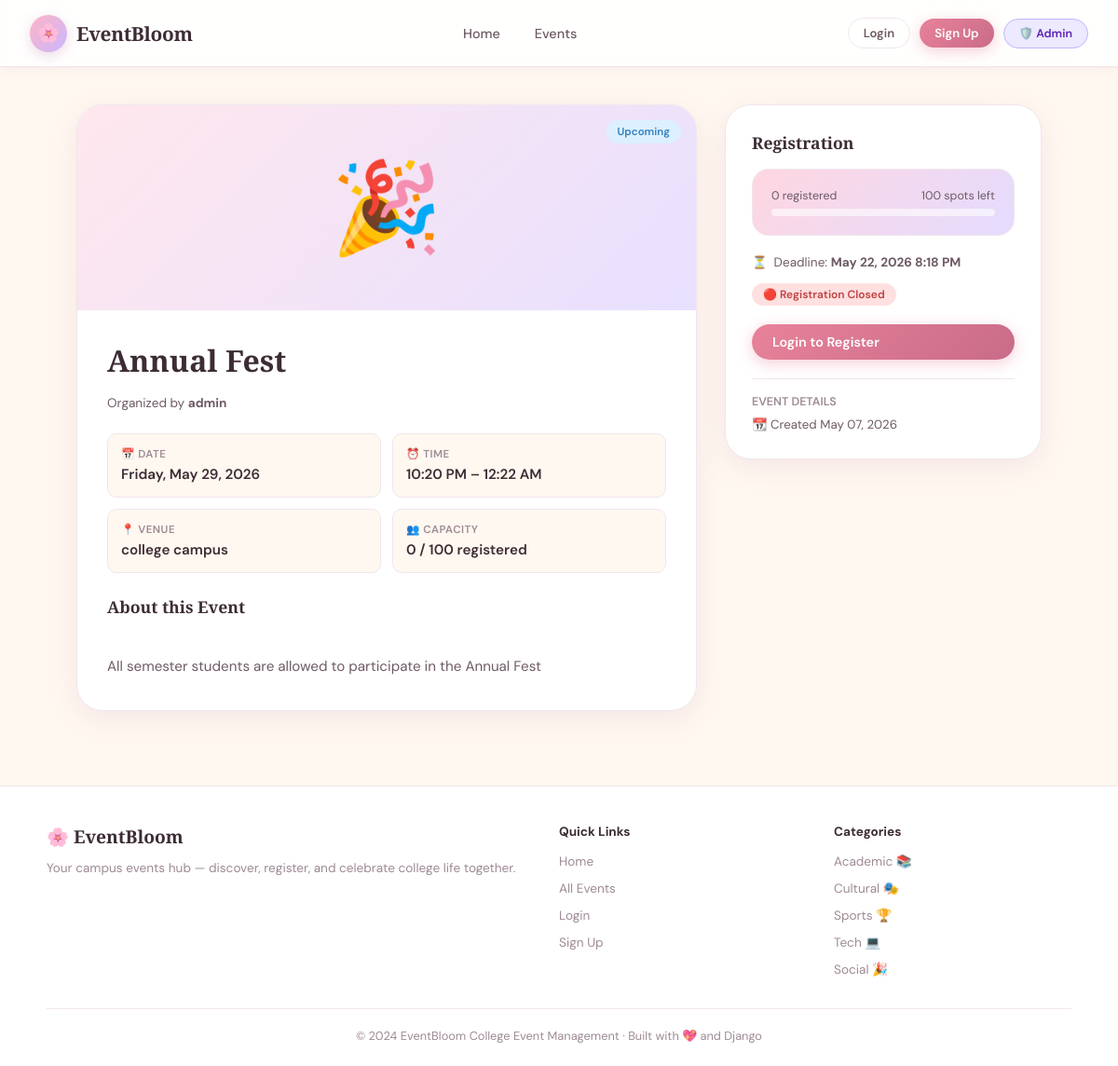
The app's page /events/2/ with its own data.
### events/models.py (models this page shows, shortened)
class Event(models.Model):
    STATUS_CHOICES = [
        ('upcoming', 'Upcoming'),
        ('ongoing', 'Ongoing'),
        ('completed', 'Completed'),
        ('cancelled', 'Cancelled'),
    ]
    title = models.CharField(max_length=200)
    description = models.TextField()
    category = models.ForeignKey(Category, on_delete=models.SET_NULL, null=True, blank=True)
    organizer = models.ForeignKey(User, on_delete=models.CASCADE, related_name='organized_events')
    venue = models.CharField(max_length=200)
    date = models.DateField()
    start_time = models.TimeField()
    end_time = models.TimeField()
    max_participants = models.PositiveIntegerField(default=100)
    registration_deadline = models.DateTimeField()
    status = models.CharField(max_length=20, choices=STATUS_CHOICES, default='upcoming')
    image_url = models.CharField(max_length=500, blank=True, default='')
    created_at = models.DateTimeField(auto_now_add=True)
    updated_at = models.DateTimeField(auto_now=True)
    is_featured = models.BooleanField(default=False)
    @property
    def registered_count(self):
        return self.registrations.filter(status='confirmed').count()
    @property
    def spots_left(self):
        return self.max_participants - self.registered_count
    @property
    def is_registration_open(self):
        return timezone.now() < self.registration_deadline and self.spots_left > 0
    class Meta:
        ordering = ['date', 'start_time']

### events/views.py (the view)
# urls.py: path('events/<int:pk>/', views.event_detail, name='event_detail'),
def event_detail(request, pk):
    event = get_object_or_404(Event, pk=pk)
    user_registration = None
    if request.user.is_authenticated:
        user_registration = Registration.objects.filter(event=event, user=request.user).first()
    announcements = event.announcements.all()
    related_events = Event.objects.filter(category=event.category).exclude(pk=pk)[:3]
    context = {'event': event, 'user_registration': user_registration, 'announcements': announcements, 'related_events': related_events}
    return render(request, 'events/event_detail.html', context)

### templates/events/event_detail.html (shortened to what this page needs)
{% extends 'events/base.html' %}
{% block content %}
<div class="detail-layout">
  <div>
    <div class="detail-card">
      <div class="detail-hero" style="background: linear-gradient(135deg,
        {% if event.category %}{{ event.category.color }}{% else %}#FFB3C6{% endif %}50,
        {% if event.category %}{{ event.category.color }}{% else %}#C9B8FF{% endif %}70);">
        <span>{% if event.category %}{{ event.category.icon }}{% else %}🎉{% endif %}</span>
        <span class="card-status status-{{ event.status }}" style="position:absolute; top:16px; right:16px;">
          {{ event.get_status_display }}
        </span>
      </div>
      <div class="detail-body">
        <h1 class="detail-title">{{ event.title }}</h1>
        <p style="color:var(--text-mid); font-size:0.85rem;">
          Organized by <strong>{{ event.organizer.get_full_name|default:event.organizer.username }}</strong>
        </p>
        <div class="detail-meta-grid">
          <div class="meta-box">
            <div class="meta-box-label">📅 Date</div>
            <div class="meta-box-value">{{ event.date|date:"l, M d, Y" }}</div>
          </div>
          <div class="meta-box">
            <div class="meta-box-label">⏰ Time</div>
            <div class="meta-box-value">{{ event.start_time|time:"g:i A" }} – {{ event.end_time|time:"g:i A" }}</div>
          </div>
          <div class="meta-box">
            <div class="meta-box-label">📍 Venue</div>
            <div class="meta-box-value">{{ event.venue }}</div>
          </div>
          <div class="meta-box">
            <div class="meta-box-label">👥 Capacity</div>
            <div class="meta-box-value">{{ event.registered_count }} / {{ event.max_participants }} registered</div>
          </div>
        </div>
        <h3 style="font-size:1.1rem; margin-bottom:12px;">About this Event</h3>
        <div style="color:var(--text-mid); line-height:1.8; font-size:0.95rem; white-space:pre-line;">
          {{ event.description }}
        </div>
      </div>
    </div>
  </div>
  <div>
    <div class="sidebar-card">
      <h3 style="font-size:1.1rem; margin-bottom:16px;">Registration</h3>
      <div class="registration-box">
        <div class="progress-label">
          <span>{{ event.registered_count }} registered</span>
          <span>{{ event.spots_left }} spots left</span>
        </div>
        <div class="progress-bar">
        </div>
      </div>
      <div style="margin-bottom:20px;">
        <div class="meta-item" style="margin-bottom:8px;">
          <span>⏳</span>
          <span style="font-size:0.85rem; color:var(--text-mid);">
            Deadline: <strong>{{ event.registration_deadline|date:"M d, Y g:i A" }}</strong>
          </span>
        </div>
        {% if event.is_registration_open %}
        <div class="chip chip-mint" style="margin-top:6px;">
          🟢 Registration Open · <span data-deadline="{{ event.registration_deadline|date:'c' }}"></span>
        </div>
        {% else %}
        <div class="chip" style="background:#FFE0E0; color:#C04040; margin-top:6px;">🔴 Registration Closed</div>
        {% endif %}
      </div>
      {% if user.is_authenticated %}
        {% if user_registration %}
          {% if user_registration.status == 'confirmed' %}
          <div class="alert alert-success" style="margin-bottom:16px;">✅ You're registered!</div>
          <form action="{% url 'cancel_registration' user_registration.pk %}" method="post">
            {% csrf_token %}
            <button class="btn btn-danger" style="width:100%;" onclick="return confirm('Cancel your registration?')">
              Cancel Registration
            </button>
          </form>
          {% elif user_registration.status == 'cancelled' %}
          <div class="alert alert-warning">You cancelled this registration.</div>
          {% endif %}
        {% elif event.is_registration_open %}
        <form action="{% url 'register_event' event.pk %}" method="post">
          {% csrf_token %}
          <button class="btn btn-primary" style="width:100%;">🎟️ Register Now</button>
        </form>
        {% else %}
        <button class="btn btn-outline" style="width:100%;" disabled>Registration Closed</button>
        {% endif %}
        {% if user == event.organizer %}
        <div style="margin-top:16px; padding-top:16px; border-top:1px solid var(--border);">
          <p style="font-size:0.78rem; color:var(--text-soft); margin-bottom:10px; font-weight:600;">ORGANIZER ACTIONS</p>
          <a href="{% url 'edit_event' event.pk %}" class="btn btn-secondary" style="width:100%; margin-bottom:8px;">✏️ Edit Event</a>
          <a href="{% url 'delete_event' event.pk %}" class="btn btn-danger" style="width:100%;">🗑️ Delete Event</a>
        </div>
        {% endif %}
      {% else %}
      <a href="{% url 'login' %}?next={{ request.path }}" class="btn btn-primary" style="width:100%;">Login to Register</a>
      {% endif %}
      <div style="margin-top:20px; padding-top:16px; border-top:1px solid var(--border);">
        <p style="font-size:0.78rem; color:var(--text-soft); margin-bottom:8px; font-weight:600;">EVENT DETAILS</p>
        <div style="font-size:0.83rem; color:var(--text-mid); display:flex; flex-direction:column; gap:6px;">
          <div>📆 Created {{ event.created_at|date:"M d, Y" }}</div>
        </div>
      </div>
    </div>
  </div>
</div>
{% endblock %}

### static/css/style.css (style rules this page uses)
:root { --pink: #FFB3C6; --pink-light: #FFD6E0; --pink-deep: #E8829A; --lavender: #C9B8FF; --lavender-light: #E4DCFF; --mint: #B5EAD7; --mint-light: #D4F4E8; --peach: #FFDAB9; --peach-light:#FFF0E1; --sky: #B3D9FF; --sky-light: #DCF0FF; --yellow: #FFF3B0; --yellow-deep:#F0D060; --lilac: #E8D5F5; --cream: #FFF8F0; --white: #FFFFFF; --text-dark: #3D2C35; --text-mid: #6E5A65; --text-soft: #9E8A95; --border: #F0E6ED; --shadow-sm: 0 2px 12px rgba(200,150,180,0.12); --shadow-md: 0 8px 32px rgba(200,150,180,0.18); --shadow-lg: 0 20px 60px rgba(200,150,180,0.22); --radius-sm: 10px; --radius-md: 18px; --radius-lg: 28px; --radius-xl: 40px; }
*, *::before, *::after { box-sizing: border-box; margin: 0; padding: 0; }
html { scroll-behavior: smooth; }
body { font-family: 'DM Sans', sans-serif; background: var(--cream); color: var(--text-dark); min-height: 100vh; overflow-x: hidden; }
h1, h2, h3, h4 { font-family: 'Playfair Display', serif; }
.btn { display: inline-flex; align-items: center; gap: 8px; padding: 10px 22px; border-radius: var(--radius-xl); font-family: 'DM Sans', sans-serif; font-size: 0.9rem; font-weight: 600; cursor: pointer; border: none; text-decoration: none; transition: all 0.25s cubic-bezier(0.34,1.56,0.64,1); white-space: nowrap; }
.btn-primary { background: linear-gradient(135deg, var(--pink-deep), #C96B88); color: white; box-shadow: 0 4px 16px rgba(232,130,154,0.4); }
.card-status { position: absolute; top: 12px; right: 12px; padding: 5px 12px; border-radius: 99px; font-size: 0.72rem; font-weight: 600; }
.status-upcoming { background: var(--sky-light); color: #3080C0; }
.meta-item { display: flex; align-items: center; gap: 7px; font-size: 0.83rem; color: var(--text-soft); }
.detail-layout { display: grid; grid-template-columns: 1fr 340px; gap: 30px; max-width: 1100px; margin: 40px auto; padding: 0 2rem; }
.detail-card { background: white; border-radius: var(--radius-lg); border: 1.5px solid var(--border); box-shadow: var(--shadow-md); overflow: hidden; }
.detail-hero { height: 220px; display: flex; align-items: center; justify-content: center; font-size: 6rem; position: relative; }
.detail-body { padding: 32px; }
.detail-title { font-size: 2rem; margin-bottom: 16px; }
.detail-meta-grid { display: grid; grid-template-columns: 1fr 1fr; gap: 12px; margin: 24px 0; }
.meta-box { background: var(--cream); border-radius: var(--radius-sm); padding: 14px; border: 1px solid var(--border); }
.meta-box-label { font-size: 0.72rem; font-weight: 600; color: var(--text-soft); text-transform: uppercase; letter-spacing: 0.5px; margin-bottom: 4px; }
.meta-box-value { font-size: 0.95rem; font-weight: 600; color: var(--text-dark); }
.sidebar-card { background: white; border-radius: var(--radius-lg); border: 1.5px solid var(--border); box-shadow: var(--shadow-md); padding: 28px; height: fit-content; position: sticky; top: 90px; }
.registration-box { background: linear-gradient(135deg, var(--pink-light), var(--lavender-light)); border-radius: var(--radius-md); padding: 20px; margin-bottom: 20px; border: 1.5px solid var(--border); }
.progress-label { display: flex; justify-content: space-between; font-size: 0.78rem; color: var(--text-mid); margin-bottom: 6px; }
.progress-bar { height: 8px; background: rgba(255,255,255,0.6); border-radius: 99px; overflow: hidden; }
.chip { display: inline-flex; align-items: center; padding: 4px 12px; border-radius: 99px; font-size: 0.75rem; font-weight: 600; }

### records on screen
Event: status "Upcoming", title "Annual Fest", organizer.get_full_name "admin", date "Friday, May 29, 2026", start_time "10:20 PM", end_time "12:22 AM", venue "college campus", registered_count "0", max_participants "100", description "All semester students are allowed to participate in the Annual Fest", spots_left "100", registration_deadline "May 22, 2026 8:18 PM", created_at "May 07, 2026"
